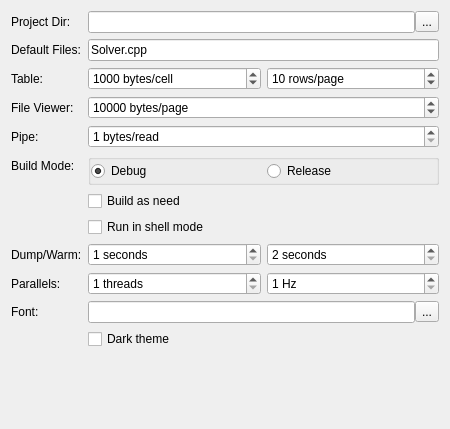
<?xml version="1.0" encoding="UTF-8"?>
<ui version="4.0">
 <class>ConfForm</class>
 <widget class="QDialog" name="ConfForm">
  <property name="geometry">
   <rect>
    <x>0</x>
    <y>0</y>
    <width>450</width>
    <height>429</height>
   </rect>
  </property>
  <property name="windowTitle">
   <string notr="true">Settings</string>
  </property>
  <layout class="QVBoxLayout" name="verticalLayout">
   <item>
    <layout class="QFormLayout" name="formLayout_2">
     <property name="fieldGrowthPolicy">
      <enum>QFormLayout::AllNonFixedFieldsGrow</enum>
     </property>
     <item row="0" column="0">
      <widget class="QLabel" name="stashDirectoryLabel">
       <property name="text">
        <string>Project Dir:</string>
       </property>
      </widget>
     </item>
     <item row="0" column="1">
      <layout class="QHBoxLayout" name="horizontalLayout_7">
       <property name="spacing">
        <number>0</number>
       </property>
       <item>
        <widget class="QLineEdit" name="projectEdit">
         <property name="readOnly">
          <bool>true</bool>
         </property>
        </widget>
       </item>
       <item>
        <widget class="QToolButton" name="openButton">
         <property name="text">
          <string>...</string>
         </property>
        </widget>
       </item>
      </layout>
     </item>
     <item row="1" column="0">
      <widget class="QLabel" name="defaultFileNameLabel">
       <property name="text">
        <string>Default Files:</string>
       </property>
      </widget>
     </item>
     <item row="1" column="1">
      <layout class="QHBoxLayout" name="horizontalLayout_5">
       <property name="spacing">
        <number>0</number>
       </property>
       <item>
        <widget class="QLineEdit" name="SLineEdit">
         <property name="text">
          <string>Solver.cpp</string>
         </property>
         <property name="placeholderText">
          <string notr="true">Solver</string>
         </property>
        </widget>
       </item>
      </layout>
     </item>
     <item row="2" column="0">
      <widget class="QLabel" name="maxBitsLabel">
       <property name="text">
        <string>Table:</string>
       </property>
      </widget>
     </item>
     <item row="2" column="1">
      <layout class="QHBoxLayout" name="horizontalLayout">
       <item>
        <widget class="QSpinBox" name="bytesPerCellSpinBox">
         <property name="suffix">
          <string> bytes/cell</string>
         </property>
         <property name="minimum">
          <number>1</number>
         </property>
         <property name="maximum">
          <number>100001</number>
         </property>
         <property name="value">
          <number>1000</number>
         </property>
        </widget>
       </item>
       <item>
        <widget class="QSpinBox" name="rowsPerPageSpinBox">
         <property name="suffix">
          <string notr="true"> rows/page</string>
         </property>
         <property name="minimum">
          <number>1</number>
         </property>
         <property name="maximum">
          <number>100001</number>
         </property>
         <property name="value">
          <number>10</number>
         </property>
        </widget>
       </item>
      </layout>
     </item>
     <item row="3" column="0">
      <widget class="QLabel" name="initialRowsLabel">
       <property name="text">
        <string>File Viewer:</string>
       </property>
      </widget>
     </item>
     <item row="3" column="1">
      <widget class="QSpinBox" name="bytesPerPageSpinBox">
       <property name="suffix">
        <string notr="true"> bytes/page</string>
       </property>
       <property name="minimum">
        <number>1</number>
       </property>
       <property name="maximum">
        <number>100001</number>
       </property>
       <property name="value">
        <number>10000</number>
       </property>
      </widget>
     </item>
     <item row="4" column="0">
      <widget class="QLabel" name="pipeLabel">
       <property name="text">
        <string>Pipe:</string>
       </property>
      </widget>
     </item>
     <item row="4" column="1">
      <widget class="QSpinBox" name="bytesPerReadSpinBox">
       <property name="suffix">
        <string notr="true"> bytes/read</string>
       </property>
       <property name="minimum">
        <number>1</number>
       </property>
       <property name="maximum">
        <number>1000001</number>
       </property>
      </widget>
     </item>
     <item row="5" column="0">
      <widget class="QLabel" name="buildOptsLabel">
       <property name="text">
        <string>Build Mode:</string>
       </property>
      </widget>
     </item>
     <item row="5" column="1">
      <widget class="QGroupBox" name="buildModeGroupBox">
       <property name="flat">
        <bool>true</bool>
       </property>
       <layout class="QHBoxLayout" name="horizontalLayout_4">
        <property name="spacing">
         <number>-1</number>
        </property>
        <property name="leftMargin">
         <number>0</number>
        </property>
        <property name="topMargin">
         <number>0</number>
        </property>
        <property name="rightMargin">
         <number>0</number>
        </property>
        <property name="bottomMargin">
         <number>0</number>
        </property>
        <item>
         <widget class="QRadioButton" name="buildDebugRadioButton">
          <property name="text">
           <string>Debug</string>
          </property>
          <property name="checked">
           <bool>true</bool>
          </property>
         </widget>
        </item>
        <item>
         <widget class="QRadioButton" name="buildReleaseRadioButton">
          <property name="text">
           <string>Release</string>
          </property>
         </widget>
        </item>
       </layout>
      </widget>
     </item>
     <item row="6" column="1">
      <widget class="QCheckBox" name="buildAsNeedCheckBox">
       <property name="text">
        <string>Build as need</string>
       </property>
      </widget>
     </item>
     <item row="7" column="1">
      <widget class="QCheckBox" name="runinshellCheckBox">
       <property name="text">
        <string>Run in shell mode</string>
       </property>
      </widget>
     </item>
     <item row="8" column="0">
      <widget class="QLabel" name="dumpWarmUpLabel">
       <property name="text">
        <string>Dump/Warm:</string>
       </property>
      </widget>
     </item>
     <item row="8" column="1">
      <layout class="QHBoxLayout" name="horizontalLayout_2">
       <item>
        <widget class="QSpinBox" name="exeDumpSpinBox">
         <property name="suffix">
          <string notr="true"> seconds</string>
         </property>
         <property name="minimum">
          <number>1</number>
         </property>
        </widget>
       </item>
       <item>
        <widget class="QSpinBox" name="exeWarmSpinBox">
         <property name="suffix">
          <string notr="true"> seconds</string>
         </property>
         <property name="minimum">
          <number>2</number>
         </property>
        </widget>
       </item>
      </layout>
     </item>
     <item row="9" column="0">
      <widget class="QLabel" name="parallelLabel">
       <property name="text">
        <string>Parallels:</string>
       </property>
      </widget>
     </item>
     <item row="9" column="1">
      <layout class="QHBoxLayout" name="horizontalLayout_6">
       <item>
        <widget class="QSpinBox" name="parallelSpinBox">
         <property name="suffix">
          <string notr="true"> threads</string>
         </property>
         <property name="minimum">
          <number>1</number>
         </property>
         <property name="maximum">
          <number>32</number>
         </property>
        </widget>
       </item>
       <item>
        <widget class="QSpinBox" name="refreshRateSpinBox">
         <property name="suffix">
          <string notr="true"> Hz</string>
         </property>
         <property name="minimum">
          <number>1</number>
         </property>
         <property name="maximum">
          <number>60</number>
         </property>
        </widget>
       </item>
      </layout>
     </item>
     <item row="10" column="0">
      <widget class="QLabel" name="fontLabel">
       <property name="text">
        <string>Font:</string>
       </property>
      </widget>
     </item>
     <item row="10" column="1">
      <layout class="QHBoxLayout" name="horizontalLayout_3">
       <property name="spacing">
        <number>0</number>
       </property>
       <item>
        <widget class="QLineEdit" name="fontLineEdit"/>
       </item>
       <item>
        <widget class="QToolButton" name="fontButton">
         <property name="text">
          <string>...</string>
         </property>
        </widget>
       </item>
      </layout>
     </item>
     <item row="11" column="0">
      <widget class="QLabel" name="themeLabel">
       <property name="text">
        <string/>
       </property>
      </widget>
     </item>
     <item row="11" column="1">
      <widget class="QCheckBox" name="darkthemeCheckBox">
       <property name="text">
        <string>Dark theme</string>
       </property>
      </widget>
     </item>
    </layout>
   </item>
  </layout>
 </widget>
 <resources/>
 <connections/>
</ui>
